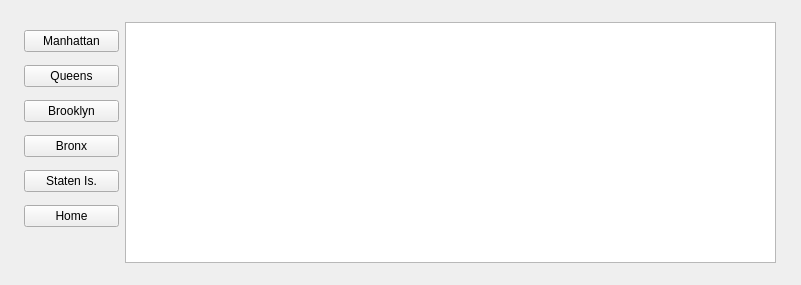
<?xml version="1.0" encoding="UTF-8"?>
<ui version="4.0">
 <class>RecyclingBinFinder</class>
 <widget class="QWidget" name="RecyclingBinFinder">
  <property name="geometry">
   <rect>
    <x>0</x>
    <y>0</y>
    <width>801</width>
    <height>285</height>
   </rect>
  </property>
  <property name="windowTitle">
   <string>RecyclingBinFinder</string>
  </property>
  <widget class="QTextBrowser" name="displayWindow">
   <property name="geometry">
    <rect>
     <x>125</x>
     <y>22</y>
     <width>651</width>
     <height>241</height>
    </rect>
   </property>
  </widget>
  <widget class="QWidget" name="">
   <property name="geometry">
    <rect>
     <x>24</x>
     <y>23</y>
     <width>95</width>
     <height>211</height>
    </rect>
   </property>
   <layout class="QVBoxLayout" name="verticalLayout">
    <item>
     <widget class="QPushButton" name="manButton">
      <property name="text">
       <string>Manhattan</string>
      </property>
     </widget>
    </item>
    <item>
     <widget class="QPushButton" name="qnsButton">
      <property name="text">
       <string>Queens</string>
      </property>
     </widget>
    </item>
    <item>
     <widget class="QPushButton" name="bkButton">
      <property name="text">
       <string>Brooklyn</string>
      </property>
     </widget>
    </item>
    <item>
     <widget class="QPushButton" name="bxButton">
      <property name="text">
       <string>Bronx</string>
      </property>
     </widget>
    </item>
    <item>
     <widget class="QPushButton" name="siButton">
      <property name="text">
       <string>Staten Is.</string>
      </property>
     </widget>
    </item>
    <item>
     <widget class="QPushButton" name="homeButton">
      <property name="text">
       <string>Home</string>
      </property>
     </widget>
    </item>
   </layout>
  </widget>
 </widget>
 <resources/>
 <connections/>
</ui>
